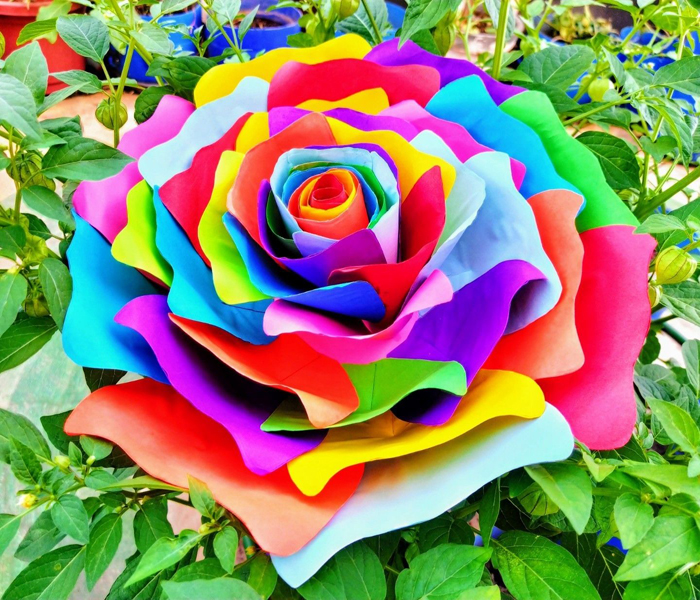
%> input picture Lab2/image2c.jpg, 700 x 600 px
$ octave Part_III.m   (GNU Octave 9; MATLAB toolbox functions it lacks are replaced by stand-ins)
%> lines starting %> are read from the running program, lines starting %| are printed output that depends on the picture
img1 = imread('image2c.jpg');
%> img1 is the input picture: size 600x700x3 uint8; mean R, G, B 142.6, 136.6, 106.7
figure(1);imshow(img1);

img9 = img1(120:240,210:300,1:3);figure(4);imshow(img9);
%> after `img9 = img1(120:240,210:300,1:3)`:
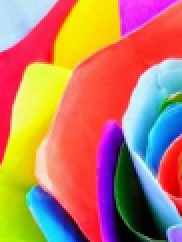
%> img9: size 121x91x3 uint8 (shown 2 times larger); mean R, G, B 189, 124.3, 101.9

h1 = [3 3 3; 3 -24 3; 3 3 3];
%h1 = 0.1*[ones(1,5)];
img2 = convn(img1, h1);
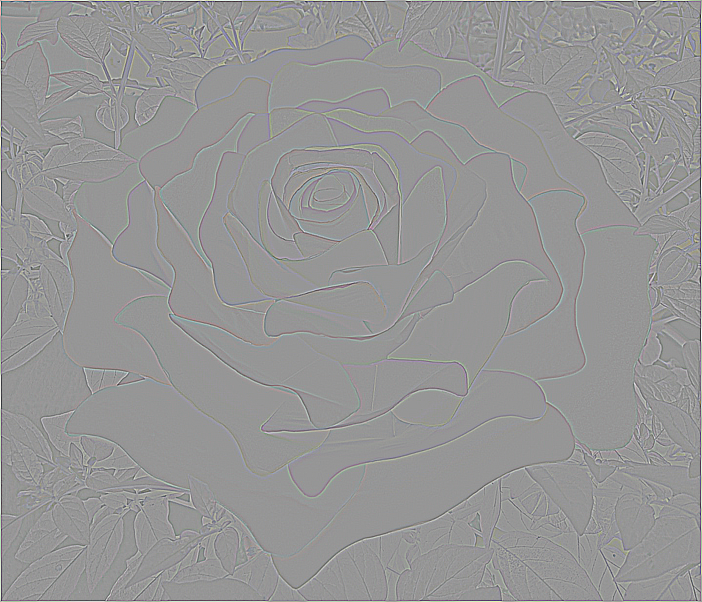
%> img2: size 602x702x3 double; mean R, G, B 0, 0, 0; drawn with min black and max white
figure(2);imshow(uint8(img2));
%> after `imshow(uint8(img2))`:
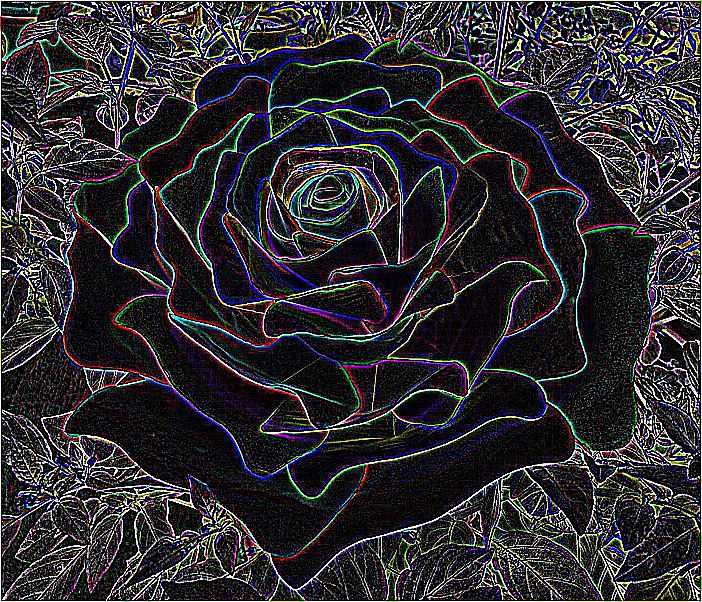
%> displayed picture: size 602x702x3, on the screen's scale of 0 to 255; mean R, G, B 46.9, 44.6, 48.9


h2 = [0.05 0.1 0.2 0.3 0.2 0.1 0.05];
h2 = (h2+h2.')/2;
img3 = convn(img1, h2);
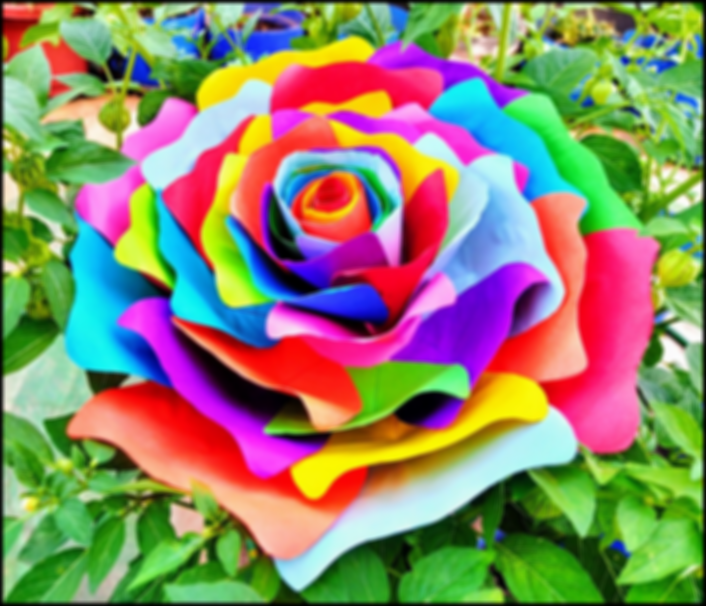
%> img3: size 606x706x3 double; mean R, G, B 980.1, 939, 733.5; drawn with min black and max white
figure(3);imshow(uint8(img3))
%> after `imshow(uint8(img3))`:
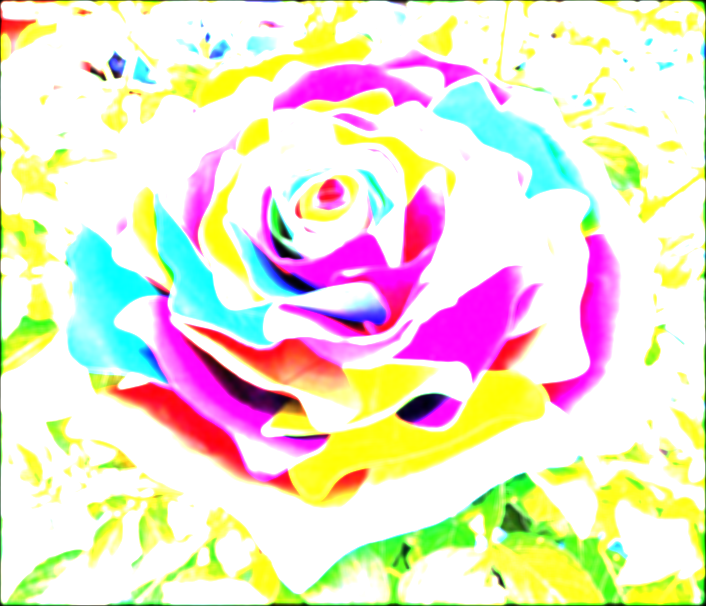
%> displayed picture: size 606x706x3, on the screen's scale of 0 to 255; mean R, G, B 235.9, 227.1, 206.9
